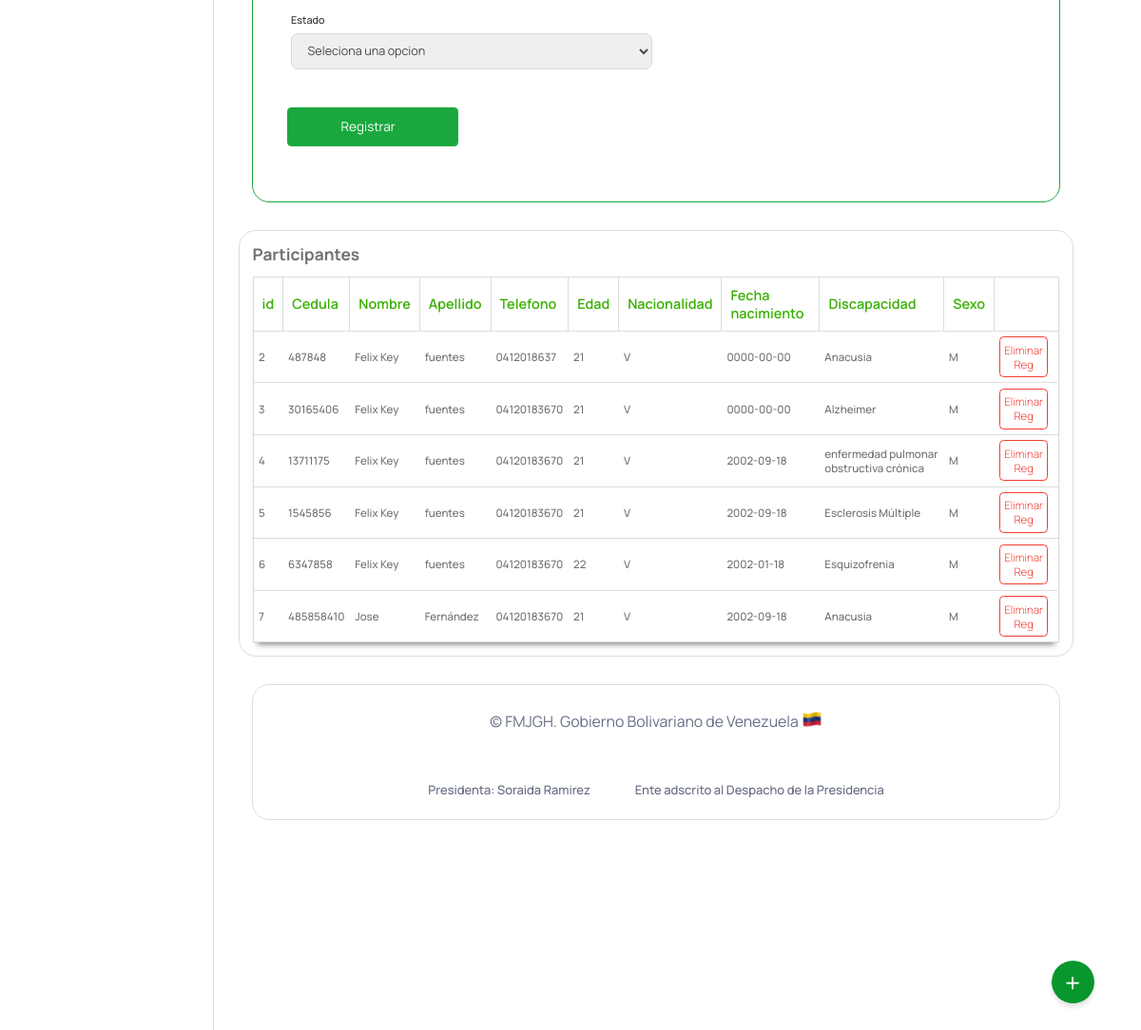
Before: /Escritorio/10-verEncuentro.php?id=23 (signed in, lower part) with the older database file.
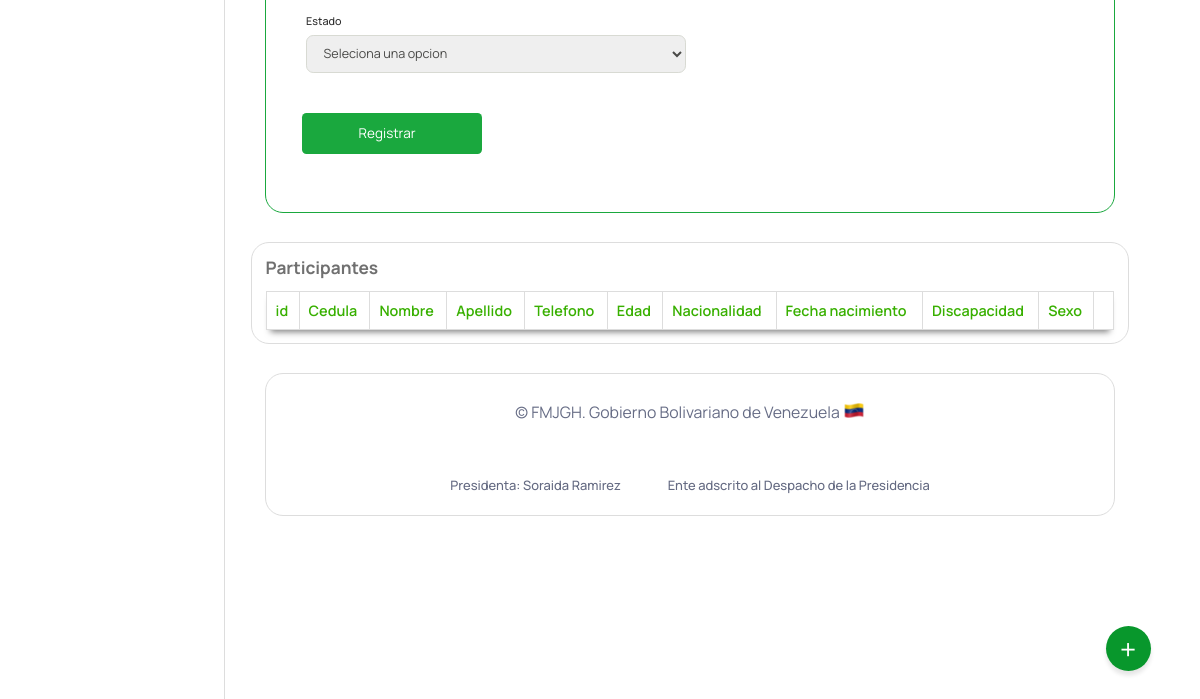
After: the same page with the newer database file.
### tables this page shows
CREATE TABLE `participante_encuentro` (
  `id` int(11) NOT NULL AUTO_INCREMENT,
  `cedula` int(12) NOT NULL,
  `nombre` text NOT NULL,
  `apellido` text NOT NULL,
  `telefono` varchar(12) NOT NULL,
  `fecha_naci` date NOT NULL,
  `edad` int(11) NOT NULL,
  `sexo` char(1) NOT NULL,
  `nacionalidad` char(2) NOT NULL,
  `discapacidad` varchar(10) DEFAULT NULL,
  `direccion` varchar(10) NOT NULL,
  `encuentro` int(11) NOT NULL,
  `email` varchar(50) DEFAULT NULL,
  PRIMARY KEY (`id`),
  KEY `taller` (`encuentro`),
  KEY `cedula` (`cedula`),
  KEY `discapacidad` (`discapacidad`),
  CONSTRAINT `participante_encuentro_ibfk_1` FOREIGN KEY (`discapacidad`) REFERENCES `discapacid_e` (`id_e`) ON DELETE CASCADE
);

CREATE TABLE `discapacid_e` (
  `nombre_e` text NOT NULL,
  `id_e` varchar(10) NOT NULL,
  `general` varchar(10) NOT NULL,
  PRIMARY KEY (`id_e`),
  KEY `general` (`general`),
  CONSTRAINT `discapacid_e_ibfk_1` FOREIGN KEY (`general`) REFERENCES `discapacid` (`id_disca`) ON DELETE CASCADE
);

### php/05-participante_encuentro.php (called while the page is built, shortened)
<?php
include_once("ManejadorBD.php");
class participante_encuentro extends ManejadorBD
{
	private $encuentro;
	private $cnn;
	public function __construct($tipoConexion)
	{
		$this->cnn = parent::conectar($tipoConexion);
	}
	public function setencuentro($encuentro)
	{
		$this->encuentro = $encuentro;
	}
	public function consultarTodosParticipantes()
	{
		try {
			$stmt = $this->cnn->prepare("SELECT participante_encuentro.id, participante_encuentro.cedula, participante_encuentro.nombre,participante_encuentro.apellido,participante_encuentro.telefono,participante_encuentro.edad,participante_encuentro.nacionalidad, participante_encuentro.fecha_naci, participante_encuentro.edad, discapacid_e.nombre_e, participante_encuentro.sexo from participante_encuentro, discapacid_e where participante_encuentro.encuentro = :encuentro and participante_encuentro.discapacidad = discapacid_e.id_e;");
			$stmt->setFetchMode(PDO::FETCH_ASSOC);
			$stmt->bindParam(':encuentro', $this->encuentro);
			$stmt->execute();
			return $stmt->fetchAll();
		} catch (PDOException $error) {
			echo "Error: ejecutando consulta SQL." . $error->getMessage();
			exit();
		}
	}
}

### php/ManejadorBD.php (called while the page is built, shortened)
<?php
	class ManejadorBD extends PDO {
		public $srv	= SRV;
		public $usr	= USR;
		public $pas	= PAS;
		public $dbn	= BDN;
		public function conectar($tipoConexion){
			try{
				switch ($tipoConexion) {
				    case 1:
				        $dsn = "mysql:host=$this->srv;dbname=$this->dbn";
				        break;
				}
				$dbh = new PDO($dsn, $this->usr, $this->pas);
    			$dbh->setAttribute(PDO::ATTR_ERRMODE, PDO::ERRMODE_EXCEPTION);
			}catch(PDOException $error){
                echo "Error al Conectar con la Base de Datos: ".$error->getMessage();
                exit();
			}
            $this->conexionBD = $dbh;
			return $this->conexionBD;
		}
	}
?>

### Escritorio/10-verEncuentro.php (the view, shortened to what the changed rows need)
<?php
include_once("partearriba.php");
?>
<link rel="stylesheet" type="text/css" href="https://cdn.datatables.net/1.11.3/css/jquery.dataTables.min.css">
<div class="dash-contenido">
    <div class="cont-registro">
            <?php
            $numero = $_REQUEST["id"];
            ?>
        <div class="tabla-atencion">
            <h2>Participantes</h2>
            <table id="atencion">
                <thead>
                    <tr>
                        <th>id</th>
                        <th>Cedula</th>
                        <th>Nombre</th>
                        <th>Apellido</th>
                        <th>Telefono</th>
                        <th>Edad</th>
                        <th>Nacionalidad</th>
                        <th>Fecha nacimiento</th>
                        <th>Discapacidad</th>
                        <th>Sexo</th>
                        <th></th>
                    </tr>
                </thead>
                <tbody>
                    <?php
                    include_once("../php/05-participante_encuentro.php");
                    $aten = new participante_encuentro(1);
                    $aten->setencuentro($numero);
                    $consulta = $aten->consultarTodosParticipantes();
                    if ($consulta) {
                        foreach ($consulta as $registros) {
                    ?>
                            <tr>
                                <td><?php echo $registros["id"] ?></td>
                                <td><?php echo $registros["cedula"] ?></td>
                                <td><?php echo $registros["nombre"] ?></td>
                                <td><?php echo $registros["apellido"] ?></td>
                                <td><?php echo $registros["telefono"] ?></td>
                                <td><?php echo $registros["edad"] ?></td>
                                <td><?php echo $registros["nacionalidad"] ?></td>
                                <td><?php echo $registros["fecha_naci"] ?></td>
                                <td><?php echo $registros["nombre_e"] ?></td>
                                <td><?php echo $registros["sexo"] ?></td>
                                <td><a href="" class="eliminar">Eliminar Reg</a></td>
                            </tr>
                    <?php
                        }
                    }
                    ?>
                </tbody>
            </table>
        </div>
        <?php
        include_once("parteabajo.php");
        ?>

Changed rows visible on the page:
removed participante_encuentro: id "2", cedula "487848", nombre "Felix Key", apellido "fuentes", telefono "0412018637", edad "21", nacionalidad "V", fecha_naci "0000-00-00", discapacidad.nombre_e "Anacusia", sexo "M"
removed participante_encuentro: id "3", cedula "30165406", nombre "Felix Key", apellido "fuentes", telefono "04120183670", edad "21", nacionalidad "V", fecha_naci "0000-00-00", discapacidad.nombre_e "Alzheimer", sexo "M"
removed participante_encuentro: id "4", cedula "13711175", nombre "Felix Key", apellido "fuentes", telefono "04120183670", edad "21", nacionalidad "V", fecha_naci "2002-09-18", discapacidad.nombre_e "enfermedad pulmonar obstructiva crónica", sexo "M"
removed participante_encuentro: id "5", cedula "1545856", nombre "Felix Key", apellido "fuentes", telefono "04120183670", edad "21", nacionalidad "V", fecha_naci "2002-09-18", discapacidad.nombre_e "Esclerosis Múltiple", sexo "M"
removed participante_encuentro: id "6", cedula "6347858", nombre "Felix Key", apellido "fuentes", telefono "04120183670", edad "22", nacionalidad "V", fecha_naci "2002-01-18", discapacidad.nombre_e "Esquizofrenia", sexo "M"
removed participante_encuentro: id "7", cedula "485858410", nombre "Jose", apellido "Fernández", telefono "04120183670", edad "21", nacionalidad "V", fecha_naci "2002-09-18", discapacidad.nombre_e "Anacusia", sexo "M"
